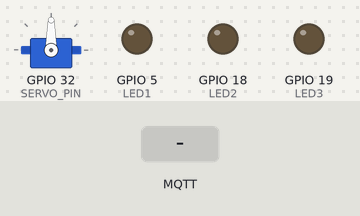
The program below on a simulated ESP32. Parts: servo, output pins drawn as LEDs (lit = HIGH). Inputs (shaded band) come from the test bench. WiFi joins after 1.5 s; servers stay silent unless stated; random numbers use the default seed unless the program sets one; no MQTT or app messages arrive unless stated; what the program prints to the serial monitor is not drawn.

Above: at 1.1 s.
At 3.7 s:
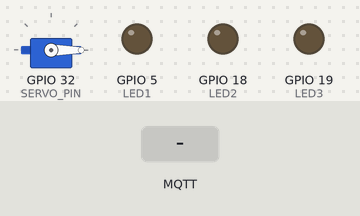
3.8 s: MQTT message "sp1" arrives on the first subscribed topic
5.3 s: MQTT message "1" arrives on the first subscribed topic
6.8 s: MQTT message "sp1" arrives on the second subscribed topic
Timing chart, 0 to 9.8 s (numbered marks = the images above; inputs shaded):
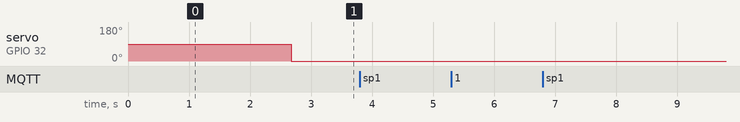

The program:

main.cpp
```cpp
#include <Arduino.h>
#include <WiFi.h>
#include <PubSubClient.h>
#include <ArduinoJson.h>
#include <DHT.h>
#include <ESP32Servo.h>

// LED pins
#define LED1 5
#define LED2 18
#define LED3 19

// Servo pin
#define SERVO_PIN 32

#define SSID "pussyslayer47"
#define PASSWORD "28021981"

#define MQTT_SERVER "172.20.10.13"
#define MQTT_PORT 1883

// Sparkplug B configuration
#define SPB_GROUP_ID "Ignition"
#define SPB_EDGE_NODE_ID "Master"
#define SPB_DEVICE_ID "Ventilation"

#define DHTPIN 4     // DHT sensor pin
#define DHTTYPE DHT22   // DHT 22

WiFiClient espClient;
PubSubClient client(espClient);
DHT dht(DHTPIN, DHTTYPE);

// Servo object
Servo myServo;

// Tag variables - from Ignition commands
float tag_sp1 = 22.0;
float tag_sp2 = 23.0;
float tag_sp3 = 24.0;
float tag_eco_sp = 21.0;
int tag_mode = 0;

// Fan control outputs - from Ignition commands
bool tag_fan1_state = false;
bool tag_fan2_state = false;
bool tag_fan3_state = false;

int tag_fan1_speed = 0;
int tag_fan2_speed = 0;
int tag_fan3_speed = 0;

// Local sensor readings
float tag_temp = 25.0;

// Sparkplug B sequence number
uint64_t seq = 0;
uint64_t bdSeq = 0;

// Placeholder for actual ventilator control
void spinVentilators(bool fan1, bool fan2, bool fan3, int speed1, int speed2, int speed3) {
    // TODO: Implement PWM or relay control
    Serial.printf("Fan1: %d (speed %d), Fan2: %d (speed %d), Fan3: %d (speed %d)\n",
                  fan1, speed1, fan2, speed2, fan3, speed3);
}

// Parse Sparkplug B metrics from NDATA/NCMD/DCMD
void parseSparkplugMetrics(JsonDocument& doc) {
    JsonArray metrics = doc["metrics"];

    for (JsonObject metric : metrics) {
        const char* name = metric["name"];

        // Check for sp1 (fan speed control)
        if (strcmp(name, "sp1") == 0) {
            tag_sp1 = metric["value"];
            Serial.printf("✓ Updated SP1: %.2f\n", tag_sp1);
        }
        else if (strcmp(name, "sp2") == 0) {
            tag_sp2 = metric["value"];
            Serial.printf("✓ Updated SP2: %.2f\n", tag_sp2);
        }
        else if (strcmp(name, "sp3") == 0) {
            tag_sp3 = metric["value"];
            Serial.printf("✓ Updated SP3: %.2f\n", tag_sp3);
        }
        else if (strcmp(name, "eco_sp") == 0) {
            tag_eco_sp = metric["value"];
            Serial.printf("✓ Updated Eco SP: %.2f\n", tag_eco_sp);
        }
        else if (strcmp(name, "mode") == 0) {
            tag_mode = metric["value"];
            Serial.printf("✓ Updated Mode: %d\n", tag_mode);
        }
        else if (strcmp(name, "fan1_speed") == 0) {
            tag_fan1_speed = metric["value"];
            Serial.printf("✓ Updated Fan1 Speed: %d\n", tag_fan1_speed);
        }
        else if (strcmp(name, "fan1_state") == 0) {
            tag_fan1_state = metric["value"];
            Serial.printf("✓ Updated Fan1 State: %d\n", tag_fan1_state);
        }
        else if (strcmp(name, "fan2_state") == 0) {
            tag_fan2_state = metric["value"];
            Serial.printf("✓ Updated Fan2 State: %d\n", tag_fan2_state);
        }
        else if (strcmp(name, "fan3_state") == 0) {
            tag_fan3_state = metric["value"];
            Serial.printf("✓ Updated Fan3 State: %d\n", tag_fan3_state);
        }
        else if (strcmp(name, "fan2_speed") == 0) {
            tag_fan2_speed = metric["value"];
            Serial.printf("✓ Updated Fan2 Speed: %d\n", tag_fan2_speed);
        }
        else if (strcmp(name, "fan3_speed") == 0) {
            tag_fan3_speed = metric["value"];
            Serial.printf("✓ Updated Fan3 Speed: %d\n", tag_fan3_speed);
        }
    }

    spinVentilators(tag_fan1_state, tag_fan2_state, tag_fan3_state,
                    tag_fan1_speed, tag_fan2_speed, tag_fan3_speed);
}

// MQTT Callback - receives Sparkplug B messages from Ignition
void callback(char* topic, byte* payload, unsigned int length) {
    Serial.println("\n========== MQTT MESSAGE RECEIVED ==========");
    Serial.print("Topic: ");
    Serial.println(topic);
    Serial.print("Length: ");
    Serial.println(length);
    Serial.println("==========================================\n");

    // Build topic strings for comparison
    char ndataTopic[128];
    snprintf(ndataTopic, sizeof(ndataTopic), "spBv1.0/%s/NDATA/%s",
             SPB_GROUP_ID, SPB_EDGE_NODE_ID);

    char ncmdTopic[128];
    snprintf(ncmdTopic, sizeof(ncmdTopic), "spBv1.0/%s/NCMD/%s",
             SPB_GROUP_ID, SPB_EDGE_NODE_ID);

    char dcmdTopic[128];
    snprintf(dcmdTopic, sizeof(dcmdTopic), "spBv1.0/%s/DCMD/%s/%s",
             SPB_GROUP_ID, SPB_EDGE_NODE_ID, SPB_DEVICE_ID);

    // Check if this is a NDATA, NCMD, or DCMD message
    if (strcmp(topic, ndataTopic) == 0 || strcmp(topic, ncmdTopic) == 0 || strcmp(topic, dcmdTopic) == 0) {
        StaticJsonDocument<1024> doc;
        DeserializationError error = deserializeJson(doc, payload, length);

        if (error) {
            Serial.print("✗ JSON parsing failed: ");
            Serial.println(error.c_str());
            return;
        }

        if (strcmp(topic, ndataTopic) == 0) {
            Serial.println("✓ Received Sparkplug B NDATA");
        } else {
            Serial.println("✓ Received Sparkplug B Command");
        }

        parseSparkplugMetrics(doc);
    }
}

void setup_wifi() {
    delay(10);
    Serial.println("\n\nStarting WiFi connection...");
    Serial.print("Connecting to: ");
    Serial.println(SSID);

    WiFi.begin(SSID, PASSWORD);
    int attempts = 0;
    while (WiFi.status() != WL_CONNECTED && attempts < 20) {
        delay(500);
        Serial.print(".");
        attempts++;
    }

    Serial.println("");
    if (WiFi.status() == WL_CONNECTED) {
        Serial.println("WiFi connected!");
        Serial.print("IP address: ");
        Serial.println(WiFi.localIP());
    } else {
        Serial.println("Failed to connect to WiFi");
    }
}

// Send Sparkplug B DBIRTH (Device Birth) message
void sendDBIRTH() {
    StaticJsonDocument<2048> doc;

    unsigned long timestamp = millis();
    doc["timestamp"] = timestamp;
    doc["seq"] = seq++;

    JsonArray metrics = doc.createNestedArray("metrics");

    // Add all device metrics with initial values
    JsonObject temp = metrics.createNestedObject();
    temp["name"] = "temp";
    temp["timestamp"] = timestamp;
    temp["dataType"] = "Float";
    temp["value"] = tag_temp;

    JsonObject mode = metrics.createNestedObject();
    mode["name"] = "mode";
    mode["timestamp"] = timestamp;
    mode["dataType"] = "Int32";
    mode["value"] = tag_mode;

    JsonObject sp1 = metrics.createNestedObject();
    sp1["name"] = "sp1";
    sp1["timestamp"] = timestamp;
    sp1["dataType"] = "Float";
    sp1["value"] = tag_sp1;

    JsonObject sp2 = metrics.createNestedObject();
    sp2["name"] = "sp2";
    sp2["timestamp"] = timestamp;
    sp2["dataType"] = "Float";
    sp2["value"] = tag_sp2;

    JsonObject sp3 = metrics.createNestedObject();
    sp3["name"] = "sp3";
    sp3["timestamp"] = timestamp;
    sp3["dataType"] = "Float";
    sp3["value"] = tag_sp3;

    JsonObject eco_sp = metrics.createNestedObject();
    eco_sp["name"] = "eco_sp";
    eco_sp["timestamp"] = timestamp;
    eco_sp["dataType"] = "Float";
    eco_sp["value"] = tag_eco_sp;

    // Fan states and speeds
    JsonObject fan1_state = metrics.createNestedObject();
    fan1_state["name"] = "fan1_state";
    fan1_state["timestamp"] = timestamp;
    fan1_state["dataType"] = "Boolean";
    fan1_state["value"] = tag_fan1_state;

    JsonObject fan1_speed = metrics.createNestedObject();
    fan1_speed["name"] = "fan1_speed";
    fan1_speed["timestamp"] = timestamp;
    fan1_speed["dataType"] = "Int32";
    fan1_speed["value"] = tag_fan1_speed;

    JsonObject fan2_state = metrics.createNestedObject();
    fan2_state["name"] = "fan2_state";
    fan2_state["timestamp"] = timestamp;
    fan2_state["dataType"] = "Boolean";
    fan2_state["value"] = tag_fan2_state;

    JsonObject fan2_speed = metrics.createNestedObject();
    fan2_speed["name"] = "fan2_speed";
    fan2_speed["timestamp"] = timestamp;
    fan2_speed["dataType"] = "Int32";
    fan2_speed["value"] = tag_fan2_speed;

    JsonObject fan3_state = metrics.createNestedObject();
    fan3_state["name"] = "fan3_state";
    fan3_state["timestamp"] = timestamp;
    fan3_state["dataType"] = "Boolean";
    fan3_state["value"] = tag_fan3_state;

    JsonObject fan3_speed = metrics.createNestedObject();
    fan3_speed["name"] = "fan3_speed";
    fan3_speed["timestamp"] = timestamp;
    fan3_speed["dataType"] = "Int32";
    fan3_speed["value"] = tag_fan3_speed;

    char buffer[2048];
    size_t n = serializeJson(doc, buffer);

    char topic[128];
    snprintf(topic, sizeof(topic), "spBv1.0/%s/DBIRTH/%s/%s",
             SPB_GROUP_ID, SPB_EDGE_NODE_ID, SPB_DEVICE_ID);

    client.publish(topic, buffer, n);
    Serial.println("✓ Published DBIRTH message");
}

// Send Sparkplug B DDATA (Device Data) message
void sendDDATA() {
    StaticJsonDocument<1024> doc;

    unsigned long timestamp = millis();
    doc["timestamp"] = timestamp;
    doc["seq"] = seq++;

    JsonArray metrics = doc.createNestedArray("metrics");

    // Only send changed values (or all values periodically)
    JsonObject temp = metrics.createNestedObject();
    temp["name"] = "temp";
    temp["timestamp"] = timestamp;
    temp["dataType"] = "Float";
    temp["value"] = tag_temp;

    JsonObject mode = metrics.createNestedObject();
    mode["name"] = "mode";
    mode["timestamp"] = timestamp;
    mode["dataType"] = "Int32";
    mode["value"] = tag_mode;

    char buffer[1024];
    size_t n = serializeJson(doc, buffer);

    char topic[128];
    snprintf(topic, sizeof(topic), "spBv1.0/%s/DDATA/%s/%s",
             SPB_GROUP_ID, SPB_EDGE_NODE_ID, SPB_DEVICE_ID);

    client.publish(topic, buffer, n);
}

void reconnect() {
    while (!client.connected()) {
        Serial.print("Connecting to MQTT broker...");
        if (client.connect("ESP32_Ventilation", "mlting47", "28021981")) {
            Serial.println("connected!");

            // Subscribe to NDATA (Node Data) - Ignition publishes data here
            char ndataTopic[128];
            snprintf(ndataTopic, sizeof(ndataTopic), "spBv1.0/%s/NDATA/%s",
                     SPB_GROUP_ID, SPB_EDGE_NODE_ID);
            client.subscribe(ndataTopic);

            // Subscribe to NCMD (Node Command) - for commands
            char ncmdTopic[128];
            snprintf(ncmdTopic, sizeof(ncmdTopic), "spBv1.0/%s/NCMD/%s",
                     SPB_GROUP_ID, SPB_EDGE_NODE_ID);
            client.subscribe(ncmdTopic);

            // Also subscribe to DCMD for device-specific commands
            char dcmdTopic[128];
            snprintf(dcmdTopic, sizeof(dcmdTopic), "spBv1.0/%s/DCMD/%s/%s",
                     SPB_GROUP_ID, SPB_EDGE_NODE_ID, SPB_DEVICE_ID);
            client.subscribe(dcmdTopic);

            Serial.println("✓ Subscribed to Sparkplug B topics:");
            Serial.println(ndataTopic);
            Serial.println(ncmdTopic);
            Serial.println(dcmdTopic);

            // Send DBIRTH after connection
            delay(100);
            sendDBIRTH();

        } else {
            Serial.print("failed, rc=");
            Serial.print(client.state());
            Serial.println(" - retrying in 5 seconds");
            delay(5000);
        }
    }
}

void setup() {
    Serial.begin(115200);
    delay(1000);

    pinMode(LED1, OUTPUT);
    pinMode(LED2, OUTPUT);
    pinMode(LED3, OUTPUT);
    digitalWrite(LED1, LOW);
    digitalWrite(LED2, LOW);
    digitalWrite(LED3, LOW);

    // Initialize servo
    ESP32PWM::allocateTimer(0);
    ESP32PWM::allocateTimer(1);
    ESP32PWM::allocateTimer(2);
    ESP32PWM::allocateTimer(3);
    myServo.setPeriodHertz(50);
    myServo.attach(SERVO_PIN, 1000, 2000);

    dht.begin();
    setup_wifi();

    client.setServer(MQTT_SERVER, MQTT_PORT);
    client.setCallback(callback);
}

// Averaging buffers
#define AVG_WINDOW 50
float tempBuffer[AVG_WINDOW] = {0};
float sp1Buffer[AVG_WINDOW] = {0};
int avgIndex = 0;
int avgCount = 0;

// Read temperature from DHT or simulate
float readTemperature() {
    static float temp = 19.5f;
    static unsigned long lastUpdate = 0;
    static float phase = 0.0f;
    unsigned long now = millis();

    if (now - lastUpdate > 1000) {
        lastUpdate = now;
        phase += 0.15f + ((float)random(-10, 10) / 100.0f);
        if (phase > 6.28319f) phase -= 6.28319f;
        float base = 19.5f + 2.0f * sin(phase);

        temp += ((float)random(-10, 11)) / 100.0f;
        temp += (base - temp) * 0.1f;

        if (temp < 17.0f) temp = 17.0f;
        if (temp > 22.0f) temp = 22.0f;
    }
    return temp;
}

void loop() {
    if (!client.connected()) {
        reconnect();
    }
    client.loop();

    static unsigned long lastSend = 0;
    static unsigned long lastServoUpdate = 0;
    static int servoAngle = 0;
    static int servoDirection = 1;
    unsigned long now = millis();

    if (now - lastSend > 5000) {
        lastSend = now;

        // Read current temperature
        tag_temp = readTemperature();

        // Averaging logic
        tempBuffer[avgIndex] = tag_temp;
        sp1Buffer[avgIndex] = tag_sp1;
        avgIndex = (avgIndex + 1) % AVG_WINDOW;
        if (avgCount < AVG_WINDOW) avgCount++;

        float sumTemp = 0.0f, sumSp1 = 0.0f;
        for (int i = 0; i < avgCount; i++) {
            sumTemp += tempBuffer[i];
            sumSp1 += sp1Buffer[i];
        }
        float avgTemp = sumTemp / avgCount;
        float avgSp1 = sumSp1 / avgCount;

        // Publish telemetry to MQTT (simple format)
        StaticJsonDocument<512> doc;
        doc["temp"] = tag_temp;
        doc["avgTemp"] = avgTemp;
        doc["sp1"] = tag_sp1;
        doc["avgSp1"] = avgSp1;
        doc["sp2"] = tag_sp2;
        doc["sp3"] = tag_sp3;
        doc["eco_sp"] = tag_eco_sp;
        doc["mode"] = tag_mode;
        doc["fan1_state"] = tag_fan1_state;
        doc["fan2_state"] = tag_fan2_state;
        doc["fan3_state"] = tag_fan3_state;
        doc["fan1_speed"] = tag_fan1_speed;
        doc["fan2_speed"] = tag_fan2_speed;
        doc["fan3_speed"] = tag_fan3_speed;

        char jsonBuffer[512];
        size_t n = serializeJson(doc, jsonBuffer, sizeof(jsonBuffer));
        client.publish("ventilation", jsonBuffer, n);

          // Publish individual tags to MQTT (instead of JSON)
        char buffer[32];

        dtostrf(tag_temp, 1, 2, buffer);
        client.publish("ventilation/temp", buffer, true);

        dtostrf(avgTemp, 1, 2, buffer);
        client.publish("ventilation/avgTemp", buffer, true);

        dtostrf(tag_sp1, 1, 2, buffer);
        client.publish("ventilation/sp1", buffer, true);

        dtostrf(avgSp1, 1, 2, buffer);
        client.publish("ventilation/avgSp1", buffer, true);

        dtostrf(tag_sp2, 1, 2, buffer);
        client.publish("ventilation/sp2", buffer, true);

        dtostrf(tag_sp3, 1, 2, buffer);
        client.publish("ventilation/sp3", buffer, true);

        dtostrf(tag_eco_sp, 1, 2, buffer);
        client.publish("ventilation/eco_sp", buffer, true);

        itoa(tag_mode, buffer, 10);
        client.publish("ventilation/mode", buffer, true);

        client.publish("ventilation/fan1_state", tag_fan1_state ? "1" : "0", true);
        client.publish("ventilation/fan2_state", tag_fan2_state ? "1" : "0", true);
        client.publish("ventilation/fan3_state", tag_fan3_state ? "1" : "0", true);

        itoa(tag_fan1_speed, buffer, 10);
        client.publish("ventilation/fan1_speed", buffer, true);

        itoa(tag_fan2_speed, buffer, 10);
        client.publish("ventilation/fan2_speed", buffer, true);

        itoa(tag_fan3_speed, buffer, 10);
        client.publish("ventilation/fan3_speed", buffer, true);

        Serial.println("Published telemetry to MQTT");
    }

    // Servo control based on fan1_state (constant speed when on)
    if (myServo.attached()) {
        // Check if any fan is active (OR all fan states)
        bool anyFanActive = tag_fan1_state || tag_fan2_state || tag_fan3_state;

        if (!anyFanActive) {
            // All fans off - keep servo at 0 degrees
            myServo.write(0);
            servoAngle = 0;
            servoDirection = 1;
        } else {
            // At least one fan is on - spin servo at constant speed
            // Fixed delay of 15ms per step for constant speed
            int stepDelay = 5;

            if (now - lastServoUpdate > stepDelay) {
                lastServoUpdate = now;
                myServo.write(servoAngle);
                servoAngle += servoDirection;

                // Reverse direction at limits
                if (servoAngle >= 180) {
                    servoAngle = 180;
                    servoDirection = -1;
                } else if (servoAngle <= 0) {
                    servoAngle = 0;
                    servoDirection = 1;
                }
            }
        }
    }
}
```

Measured:
- after the input at 3.8 s, every drawn part: stays the same
- after the input at 5.3 s, every drawn part: stays the same
- after the input at 6.8 s, every drawn part: stays the same
